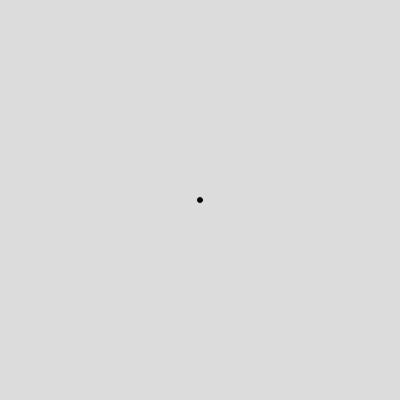
Frame 1 (no input)
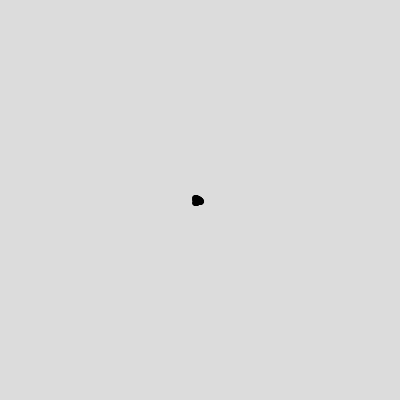
Frame 60 (no input)
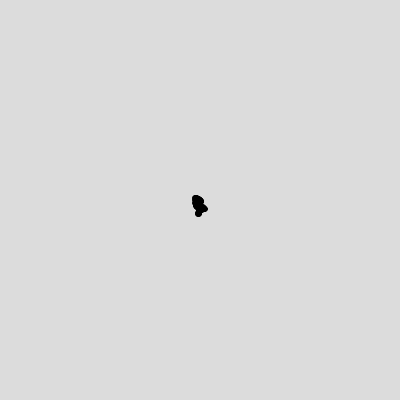
Frame 120 (the mouse pressed at the canvas centre since frame 60)

The p5.js sketch that drew these frames (run headless with seeded random() and noise() and a simulated clock; from frame 60 on, the mouse is pressed at the canvas centre):

// p5.js sketch
// ── sketch.js
const width = 400;
const height = 400;
let walker;

function setup() {
  createCanvas(400, 400);
  background(220);
  walker = new Walker();
}

function draw() {
  walker.show();
  walker.step();
}

class Walker {
  constructor() {
    this.x = width / 2;
    this.y = height / 2;
  }

  show() {
    stroke(0);
    fill(0);
    circle(this.x, this.y, 5);
  }

  step() {
    let choice = floor(random(4));
    if (choice === 0) {
      this.x++;
    } else if (choice === 1) {
      this.x--;
    } else if (choice === 2) {
      this.y++;
    } else {
      this.y--;
    }
  }
}
